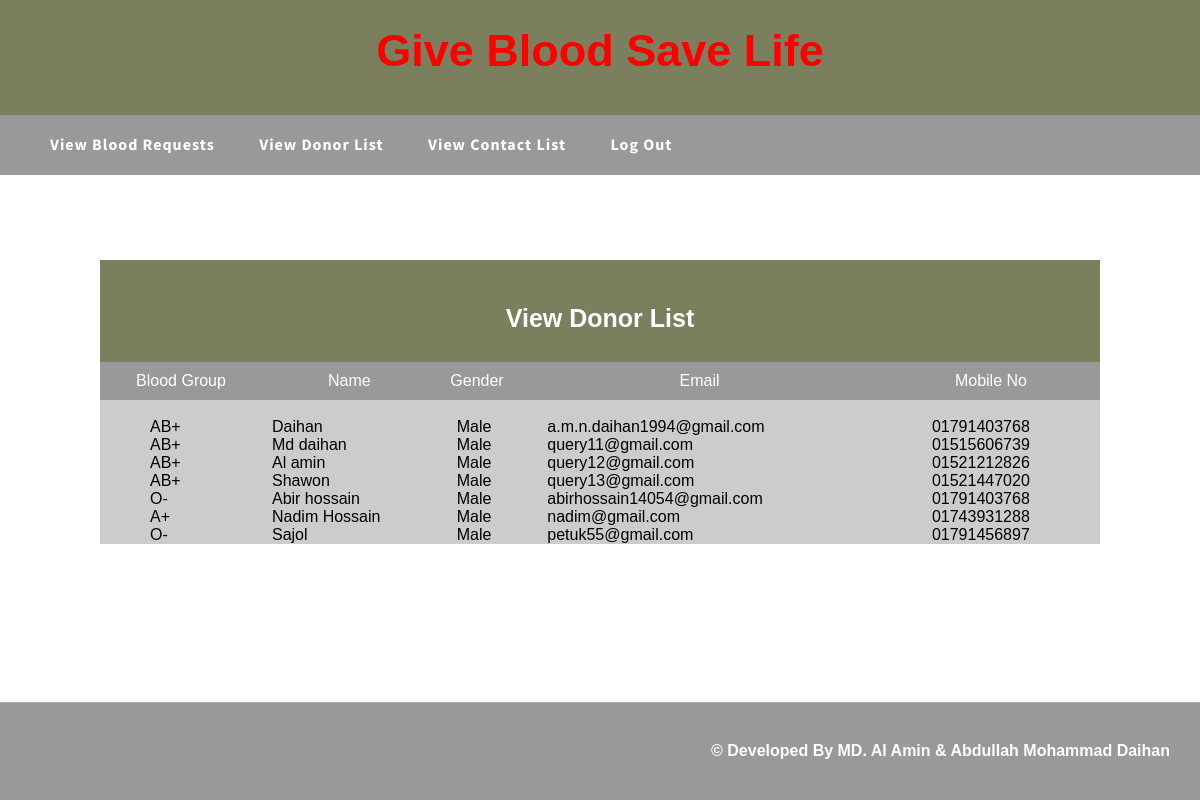
Page /Admin/donorlist.php on the committed database.
### tables this page shows
CREATE TABLE `donarregistration` (
  `donar_id` int(100) NOT NULL,
  `name` varchar(100) NOT NULL,
  `gender` varchar(100) NOT NULL,
  `age` varchar(100) NOT NULL,
  `mobile` varchar(100) NOT NULL,
  `b_id` varchar(100) NOT NULL,
  `email` varchar(100) NOT NULL,
  `pwd` varchar(100) NOT NULL,
  `pic` varchar(1000) NOT NULL
);

### Admin/donorlist.php (the view, shortened to what this page needs)
<!DOCTYPE html PUBLIC "-//W3C//DTD XHTML 1.0 Transitional//EN" "http://www.w3.org/TR/xhtml1/DTD/xhtml1-transitional.dtd">
<html xmlns="http://www.w3.org/1999/xhtml">
<head>
<link href="css/lightbox.css" rel="stylesheet" />
    <link href="StyleSheet.css" rel="stylesheet" type="text/css" />
<link href="css/style.css" rel="stylesheet" type="text/css" media="all" />
<link href="css/flexslider.css" rel="stylesheet" type="text/css" media="all" />
</head>
<body>
<?php include('function.php'); ?>
 <div class="hdd">
<div class="wrap">
<div class="header">
			Give Blood Save Life
	</div>
	</div>
</div>
<div class="nav_bg">
<div class="wrap">
		<ul class="nav">
			<li><a href="viewrequest.php">View Blood Requests</a></li>
			<li><a href="donorlist.php">View Donor List</a></li>
			<li><a href="contactlist.php">View Contact List</a></li>
             <li><a href="logout.php">Log Out</a></li>
            </ul>
	</div><br><br>
<div style="height:auto; width:1000px; margin:auto; margin-top:50px; margin-bottom:50px; background-color:#CCC;">
     <form method="post" enctype="multipart/form-data">
 <table cellpadding="20" cellspacing="20" width="1000px" height="200px"  style="margin:auto" >
   <tr bgcolor="#CCC"><td colspan="7" align="center" class="hddd"><br>View Donor List<br><br></td></tr>
 <tr style="background-color:#999" align="center" class="ff">
             <td class="ff" >Blood Group</td><td >Name</td><td >Gender</td><td >Email</td><td >Mobile No</td>
        </tr>
   <tr><td>&nbsp;</td><td>&nbsp;</td></tr>
<?php
$cn=mysqli_connect("localhost","root","","bloodbank");
$s="select * from donarregistration";
	$result=mysqli_query($cn,$s);
	while($data=mysqli_fetch_array($result))
	{
if($data[5]=="13")
{
	$b_idd= "O+";
}
else if($data[5]=="14")
{
	$b_idd= "O-";
}
else if($data[5]=="15")
{
	$b_idd= "AB+";
}
else if($data[5]=="16")
{
	$b_idd= "AB-";
}
else if($data[5]=="17")
{
	$b_idd= "A+";
}
				echo"<tr><td  style='padding-left:50px'>$b_idd</td><td  style=' padding-left:10px'>$data[1]</td><td  style=' padding-left:20px'>$data[2]</td><td  style=' padding-left:30px'>$data[6]</td><td  style=' padding-left:50px'>$data[4]</td></tr>";
			}
			?>
</table>
</form>
        </div>
          	<br><br><br><br><br><br>
<div class="ftr-bg">
<div class="wrap">
<div class="footer">
		<?php include('footer.php');?>
</div>
</div>
</div>
</body>
</html>

### Admin/css/lightbox.css (style rules this page uses)
body:after { content: url(../img/close.png) url(../img/loading.gif) url(../img/prev.png) url(../img/next.png); display: none; }

### Admin/css/style.css (style rules this page uses)
html,body,div,span,applet,object,iframe,h1,h2,h3,h4,h5,h6,p,blockquote,pre,a,abbr,acronym,address,big,cite,code,del,dfn,em,img,ins,kbd,q,s,samp,small,strike,strong,sub,sup,tt,var,b,u,i,dl,dt,dd,ol,nav ul,nav li,fieldset,form,label,legend,table,caption,tbody,tfoot,thead,tr,th,td,article,aside,canvas,details,embed,figure,figcaption,footer,header,hgroup,menu,nav,output,ruby,section,summary,time,mark,audio,video { margin:0;padding:0;border:0;font-size:100%;font:inherit;vertical-align:baseline; }
ol,ul { list-style:none;margin:0;padding:0; }
table { border-collapse:collapse;border-spacing:0; }
a { text-decoration:none; }
body { font-family: Arial, Geneva,Helvetica, sans-serif; font-size: 100%; }
.wrap { margin:0 auto; width:80%; }
.nav_bg { background:#999; height:60px; }
.nav li { display:inline-block; }
.nav li a { font-family: 'Source Sans Pro', sans-serif; line-height:1.8em; display:block; text-decoration:none; font-weight:bold; color: #FFF; padding:15px 20px; font-size: 1em; text-transform: capitalize; letter-spacing:1px; }
.ftr-bg { background: #999; border-top: 1px solid rgba(214, 195, 167, 0.34); }
.footer { padding:3% 0; }
@media only screen and (max-width: 1280px) { .wrap { width:95%; } }

### Admin/donorlist.php (style rules this page uses)
.hdd { height: 90px; background: #7c7f5e; color: red; padding-top: 25px; font-size: 45px; text-align: center; font-weight: bold; }
.hddd { height: 80px; background: #7c7f5e; color: #fff; padding-top: 15px; font-size: 25px; text-align: center; font-weight: bold; }
.ff { padding: 10px; color:#fff; }

### rows in the picture
donarregistration: b "AB+", name "Daihan", gender "Male", email "a.m.n.daihan1994@gmail.com", mobile "01791403768"
donarregistration: b "AB+", name "Md daihan", gender "Male", email "query11@gmail.com", mobile "01515606739"
donarregistration: b "AB+", name "Al amin", gender "Male", email "query12@gmail.com", mobile "01521212826"
donarregistration: b "AB+", name "Shawon", gender "Male", email "query13@gmail.com", mobile "01521447020"
donarregistration: b "O-", name "Abir hossain", gender "Male", email "abirhossain14054@gmail.com", mobile "01791403768"
donarregistration: b "A+", name "Nadim Hossain", gender "Male", email "nadim@gmail.com", mobile "01743931288"
donarregistration: b "O-", name "Sajol", gender "Male", email "petuk55@gmail.com", mobile "01791456897"
